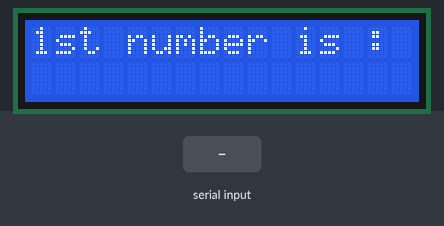
Simulated run of this sketch. Board: Arduino Uno, built with avr-gcc and run on an emulated ATmega328P. On the bench: 16×2 character LCD. Inputs (shaded band) come from the test bench.

Above: at 1.2 s.
1.3 s: "90,45,200\n" received over Serial
At 2.0 s:
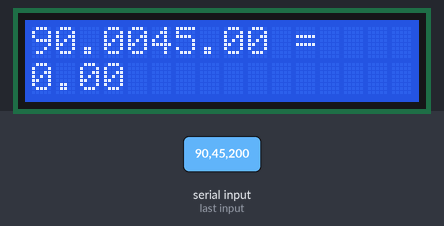
At 13.1 s:
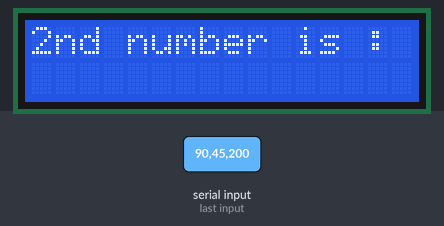
Timing chart, 0 to 13.8 s (numbered marks = the images above; inputs shaded):
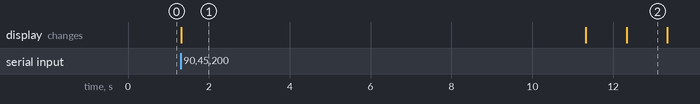

Measured:
- after the input at 1.3 s, the display: changes at once (image 1)
- what the display in image 1 shows lasts 10.0 s, from 1.3 s to 11.3 s
- what the display in image 2 shows lasts 1.0 s, from 12.3 s to 13.3 s

The sketch:

fucklcdcalc.ino
```cpp
#include <LiquidCrystal.h>

int rs=7;
int en=8;
int d4=9;
int d5=10;
int d6=11;
int d7=12;

LiquidCrystal lcd(rs,en,d4,d5,d6,d7);

int j;

String msg1="1st number is : ";
String msg2="2nd number is : ";
String msg3="Input(+,-,*,/) : ";
String msg4="Your answer is : ";

float input1;
float input2;
float output;

int op;
String op1;

void setup() {
  lcd.begin(16,20);
  Serial.begin(9600);
}

void loop() {
  lcd.setCursor(0,0);
  lcd.print(msg1);
  while(Serial.available()==0){
  }
  input1=Serial.parseFloat();
  lcd.clear();

  lcd.setCursor(0,0);
  lcd.print(msg2);
  while(Serial.available()==1){
  }
  input2=Serial.parseFloat();
  lcd.clear();

  lcd.setCursor(0,0);
  lcd.print(msg3);
  while(Serial.available()==1){
  }
  op=Serial.parseInt();
  lcd.clear();

  if(op==1){
    output=input1+input2;
    op1="+";
  }
  else if(op==2){
    output=input1-input2;
    op1="-";
  }
  else if(op==8){
    output=input1*input2;
    op1="*";
  }
  else if(op==5){
    output=input1/input2;
    op1="/";
  }
  lcd.clear();
  lcd.setCursor(0,0);
  lcd.print(input1);
  lcd.print(op1);
  lcd.print(input2);
  lcd.print(" = ");
  lcd.setCursor(0,1);
  lcd.print(output);
  delay(10000);
  lcd.clear();
}
```
